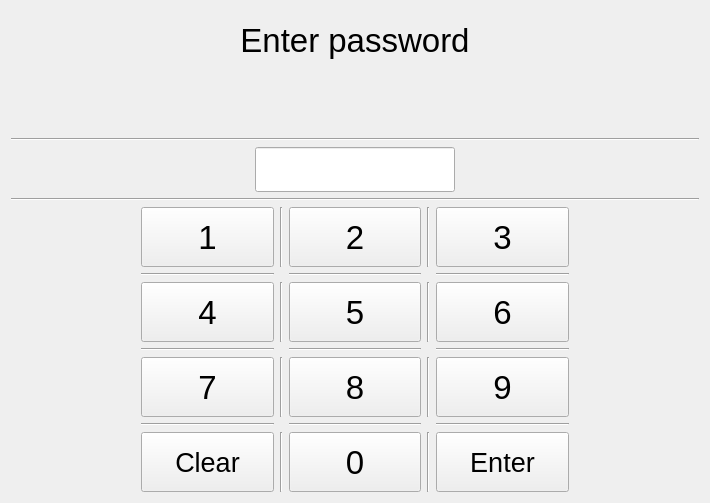
<?xml version="1.0" encoding="UTF-8"?>
<ui version="4.0">
 <class>SystemPasswordForm</class>
 <widget class="QWidget" name="SystemPasswordForm">
  <property name="geometry">
   <rect>
    <x>0</x>
    <y>0</y>
    <width>710</width>
    <height>503</height>
   </rect>
  </property>
  <property name="windowTitle">
   <string>Form</string>
  </property>
  <layout class="QVBoxLayout" name="verticalLayout">
   <item>
    <widget class="QLabel" name="label">
     <property name="font">
      <font>
       <pointsize>25</pointsize>
      </font>
     </property>
     <property name="text">
      <string>Enter password</string>
     </property>
     <property name="alignment">
      <set>Qt::AlignCenter</set>
     </property>
    </widget>
   </item>
   <item>
    <widget class="QLabel" name="infoLabel">
     <property name="minimumSize">
      <size>
       <width>0</width>
       <height>40</height>
      </size>
     </property>
     <property name="font">
      <font>
       <pointsize>25</pointsize>
      </font>
     </property>
     <property name="text">
      <string/>
     </property>
     <property name="alignment">
      <set>Qt::AlignCenter</set>
     </property>
    </widget>
   </item>
   <item>
    <widget class="Line" name="line_2">
     <property name="orientation">
      <enum>Qt::Horizontal</enum>
     </property>
    </widget>
   </item>
   <item>
    <layout class="QHBoxLayout" name="horizontalLayout">
     <property name="leftMargin">
      <number>200</number>
     </property>
     <property name="topMargin">
      <number>0</number>
     </property>
     <property name="rightMargin">
      <number>200</number>
     </property>
     <item>
      <widget class="QLineEdit" name="passwordEdit">
       <property name="minimumSize">
        <size>
         <width>200</width>
         <height>40</height>
        </size>
       </property>
       <property name="maximumSize">
        <size>
         <width>200</width>
         <height>16777215</height>
        </size>
       </property>
       <property name="font">
        <font>
         <pointsize>25</pointsize>
        </font>
       </property>
       <property name="maxLength">
        <number>8</number>
       </property>
      </widget>
     </item>
    </layout>
   </item>
   <item>
    <widget class="Line" name="line_20">
     <property name="orientation">
      <enum>Qt::Horizontal</enum>
     </property>
    </widget>
   </item>
   <item>
    <layout class="QGridLayout" name="gridLayout">
     <property name="leftMargin">
      <number>130</number>
     </property>
     <property name="rightMargin">
      <number>130</number>
     </property>
     <property name="spacing">
      <number>6</number>
     </property>
     <item row="1" column="2">
      <widget class="Line" name="line_12">
       <property name="orientation">
        <enum>Qt::Horizontal</enum>
       </property>
      </widget>
     </item>
     <item row="3" column="2">
      <widget class="Line" name="line_15">
       <property name="orientation">
        <enum>Qt::Horizontal</enum>
       </property>
      </widget>
     </item>
     <item row="6" column="4">
      <widget class="QPushButton" name="enterButton">
       <property name="minimumSize">
        <size>
         <width>70</width>
         <height>60</height>
        </size>
       </property>
       <property name="font">
        <font>
         <pointsize>20</pointsize>
        </font>
       </property>
       <property name="focusPolicy">
        <enum>Qt::NoFocus</enum>
       </property>
       <property name="text">
        <string>Enter</string>
       </property>
      </widget>
     </item>
     <item row="3" column="0">
      <widget class="Line" name="line_14">
       <property name="orientation">
        <enum>Qt::Horizontal</enum>
       </property>
      </widget>
     </item>
     <item row="2" column="2">
      <widget class="QPushButton" name="pushButton_5">
       <property name="minimumSize">
        <size>
         <width>70</width>
         <height>60</height>
        </size>
       </property>
       <property name="font">
        <font>
         <pointsize>25</pointsize>
        </font>
       </property>
       <property name="focusPolicy">
        <enum>Qt::NoFocus</enum>
       </property>
       <property name="text">
        <string>5</string>
       </property>
      </widget>
     </item>
     <item row="2" column="4">
      <widget class="QPushButton" name="pushButton_6">
       <property name="minimumSize">
        <size>
         <width>70</width>
         <height>60</height>
        </size>
       </property>
       <property name="font">
        <font>
         <pointsize>25</pointsize>
        </font>
       </property>
       <property name="focusPolicy">
        <enum>Qt::NoFocus</enum>
       </property>
       <property name="text">
        <string>6</string>
       </property>
      </widget>
     </item>
     <item row="0" column="0">
      <widget class="QPushButton" name="pushButton">
       <property name="minimumSize">
        <size>
         <width>70</width>
         <height>60</height>
        </size>
       </property>
       <property name="font">
        <font>
         <pointsize>25</pointsize>
        </font>
       </property>
       <property name="focusPolicy">
        <enum>Qt::NoFocus</enum>
       </property>
       <property name="text">
        <string>1</string>
       </property>
      </widget>
     </item>
     <item row="0" column="2">
      <widget class="QPushButton" name="pushButton_2">
       <property name="minimumSize">
        <size>
         <width>70</width>
         <height>60</height>
        </size>
       </property>
       <property name="font">
        <font>
         <pointsize>25</pointsize>
        </font>
       </property>
       <property name="focusPolicy">
        <enum>Qt::NoFocus</enum>
       </property>
       <property name="text">
        <string>2</string>
       </property>
      </widget>
     </item>
     <item row="0" column="4">
      <widget class="QPushButton" name="pushButton_3">
       <property name="minimumSize">
        <size>
         <width>70</width>
         <height>60</height>
        </size>
       </property>
       <property name="font">
        <font>
         <pointsize>25</pointsize>
        </font>
       </property>
       <property name="focusPolicy">
        <enum>Qt::NoFocus</enum>
       </property>
       <property name="text">
        <string>3</string>
       </property>
      </widget>
     </item>
     <item row="2" column="0">
      <widget class="QPushButton" name="pushButton_4">
       <property name="minimumSize">
        <size>
         <width>70</width>
         <height>60</height>
        </size>
       </property>
       <property name="font">
        <font>
         <pointsize>25</pointsize>
        </font>
       </property>
       <property name="focusPolicy">
        <enum>Qt::NoFocus</enum>
       </property>
       <property name="text">
        <string>4</string>
       </property>
      </widget>
     </item>
     <item row="2" column="1">
      <widget class="Line" name="line_4">
       <property name="orientation">
        <enum>Qt::Vertical</enum>
       </property>
      </widget>
     </item>
     <item row="3" column="4">
      <widget class="Line" name="line_16">
       <property name="orientation">
        <enum>Qt::Horizontal</enum>
       </property>
      </widget>
     </item>
     <item row="5" column="0">
      <widget class="Line" name="line_17">
       <property name="orientation">
        <enum>Qt::Horizontal</enum>
       </property>
      </widget>
     </item>
     <item row="4" column="2">
      <widget class="QPushButton" name="pushButton_8">
       <property name="minimumSize">
        <size>
         <width>70</width>
         <height>60</height>
        </size>
       </property>
       <property name="font">
        <font>
         <pointsize>25</pointsize>
        </font>
       </property>
       <property name="focusPolicy">
        <enum>Qt::NoFocus</enum>
       </property>
       <property name="text">
        <string>8</string>
       </property>
      </widget>
     </item>
     <item row="4" column="4">
      <widget class="QPushButton" name="pushButton_9">
       <property name="minimumSize">
        <size>
         <width>70</width>
         <height>60</height>
        </size>
       </property>
       <property name="font">
        <font>
         <pointsize>25</pointsize>
        </font>
       </property>
       <property name="focusPolicy">
        <enum>Qt::NoFocus</enum>
       </property>
       <property name="text">
        <string>9</string>
       </property>
      </widget>
     </item>
     <item row="4" column="0">
      <widget class="QPushButton" name="pushButton_7">
       <property name="minimumSize">
        <size>
         <width>70</width>
         <height>60</height>
        </size>
       </property>
       <property name="font">
        <font>
         <pointsize>25</pointsize>
        </font>
       </property>
       <property name="focusPolicy">
        <enum>Qt::NoFocus</enum>
       </property>
       <property name="text">
        <string>7</string>
       </property>
      </widget>
     </item>
     <item row="6" column="2">
      <widget class="QPushButton" name="pushButton_zero">
       <property name="minimumSize">
        <size>
         <width>70</width>
         <height>60</height>
        </size>
       </property>
       <property name="font">
        <font>
         <pointsize>25</pointsize>
        </font>
       </property>
       <property name="focusPolicy">
        <enum>Qt::NoFocus</enum>
       </property>
       <property name="text">
        <string>0</string>
       </property>
      </widget>
     </item>
     <item row="4" column="3">
      <widget class="Line" name="line_9">
       <property name="orientation">
        <enum>Qt::Vertical</enum>
       </property>
      </widget>
     </item>
     <item row="6" column="3">
      <widget class="Line" name="line_10">
       <property name="orientation">
        <enum>Qt::Vertical</enum>
       </property>
      </widget>
     </item>
     <item row="6" column="1">
      <widget class="Line" name="line_6">
       <property name="orientation">
        <enum>Qt::Vertical</enum>
       </property>
      </widget>
     </item>
     <item row="4" column="1">
      <widget class="Line" name="line_5">
       <property name="orientation">
        <enum>Qt::Vertical</enum>
       </property>
      </widget>
     </item>
     <item row="6" column="0">
      <widget class="QPushButton" name="clearButton">
       <property name="minimumSize">
        <size>
         <width>70</width>
         <height>60</height>
        </size>
       </property>
       <property name="font">
        <font>
         <pointsize>20</pointsize>
        </font>
       </property>
       <property name="focusPolicy">
        <enum>Qt::NoFocus</enum>
       </property>
       <property name="text">
        <string>Clear</string>
       </property>
      </widget>
     </item>
     <item row="5" column="4">
      <widget class="Line" name="line_19">
       <property name="orientation">
        <enum>Qt::Horizontal</enum>
       </property>
      </widget>
     </item>
     <item row="0" column="1">
      <widget class="Line" name="line_3">
       <property name="orientation">
        <enum>Qt::Vertical</enum>
       </property>
      </widget>
     </item>
     <item row="1" column="0">
      <widget class="Line" name="line_11">
       <property name="orientation">
        <enum>Qt::Horizontal</enum>
       </property>
      </widget>
     </item>
     <item row="2" column="3">
      <widget class="Line" name="line_8">
       <property name="orientation">
        <enum>Qt::Vertical</enum>
       </property>
      </widget>
     </item>
     <item row="1" column="4">
      <widget class="Line" name="line_13">
       <property name="orientation">
        <enum>Qt::Horizontal</enum>
       </property>
      </widget>
     </item>
     <item row="5" column="2">
      <widget class="Line" name="line_18">
       <property name="orientation">
        <enum>Qt::Horizontal</enum>
       </property>
      </widget>
     </item>
     <item row="0" column="3">
      <widget class="Line" name="line_7">
       <property name="orientation">
        <enum>Qt::Vertical</enum>
       </property>
      </widget>
     </item>
    </layout>
   </item>
  </layout>
 </widget>
 <resources/>
 <connections/>
</ui>
